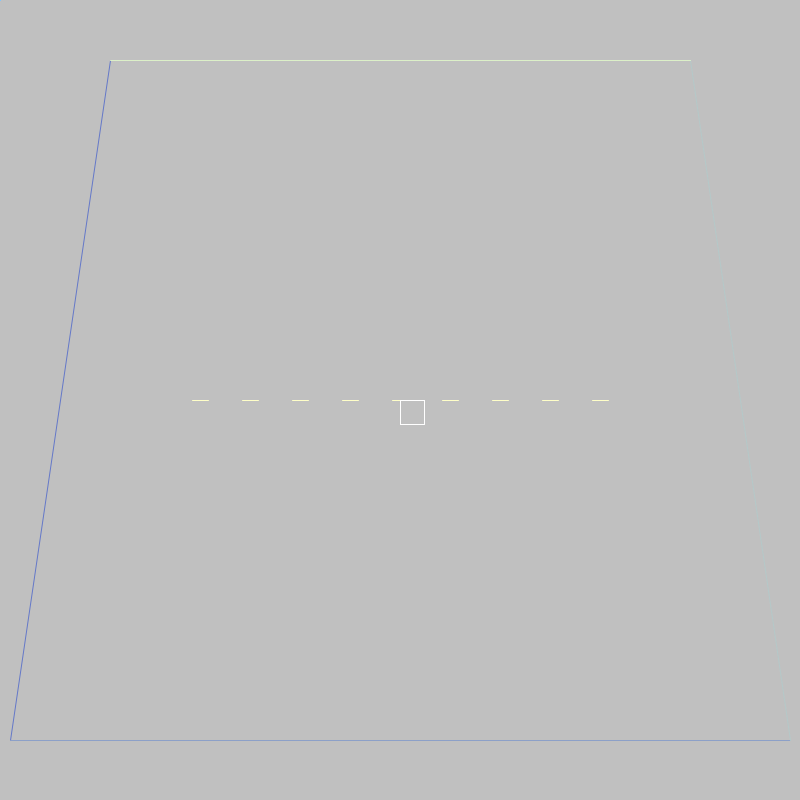
Frame 1 (no input)
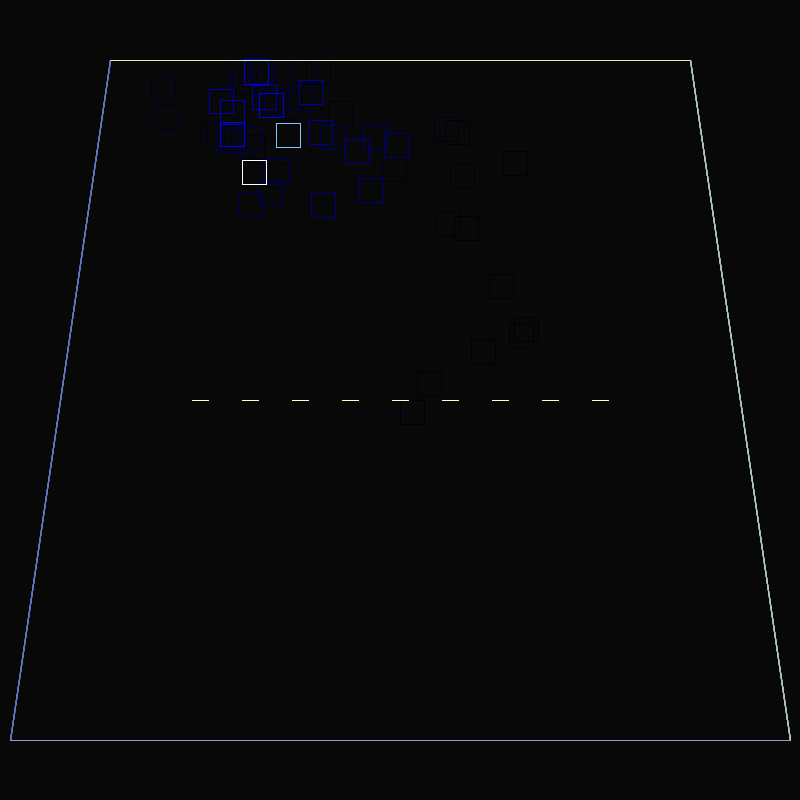
Frame 60 (the mouse pressed at the canvas centre just before this capture)
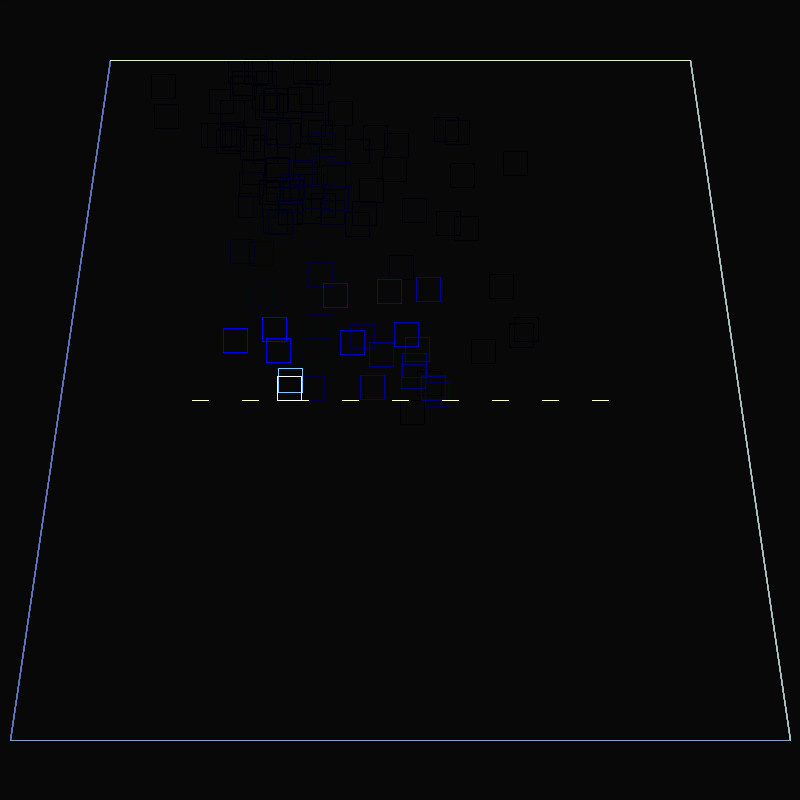
Frame 120 (the mouse held since frame 60 and released just before this capture)

The Processing sketch that drew these frames (run headless with seeded random() and noise(); from frame 60 on, the mouse is pressed at the canvas centre):

// Processing sketch: collisionTest
// ── collisionTest.pde
/**
 * Collision detection
 */

float[] old, prev, bbox;
ArrayList<float[]> boundaries = new ArrayList<float[]>();
int padding = 60;
float epsilon = 0.5;
int skipover = 0;
boolean customtest = false;

/**
 * Boilerplate setup
 */
void setup() {
  size(800,800);
  CollisionDetection.init(this);
  ellipseMode(CENTER);
  frameRate(1000);
  reset();
}

/**
 * Reset the world
 */
void reset() {
  skipover = 0;

  int x = width/2, y=height/2, dx=24, dy=24;
  bbox = new float[]{x,y, x+dx,y, x+dx,y+dy, x,y+dy};
  prev = new float[]{0,0,0,0,0,0,0,0};
  old  = new float[]{0,0,0,0,0,0,0,0};

  boundaries.clear();
  boundaries.add(new float[]{padding+50,padding,padding-50,height-padding});
  boundaries.add(new float[]{padding-50,height-padding,width-padding+50,height-padding});
  boundaries.add(new float[]{width-padding+50,height-padding,width-padding-50,padding});
  boundaries.add(new float[]{width-padding-50,padding,padding+50,padding});

  boundaries.add(new float[]{-200 + width/2-dx/3,height/2, -200 + width/2+dx/3,height/2});
  boundaries.add(new float[]{-150 + width/2-dx/3,height/2, -150 + width/2+dx/3,height/2});
  boundaries.add(new float[]{-100 + width/2-dx/3,height/2, -100 + width/2+dx/3,height/2});
  boundaries.add(new float[]{ -50 + width/2-dx/3,height/2,  -50 + width/2+dx/3,height/2});
  boundaries.add(new float[]{   0 + width/2-dx/3,height/2,    0 + width/2+dx/3,height/2});
  boundaries.add(new float[]{  50 + width/2-dx/3,height/2,   50 + width/2+dx/3,height/2});
  boundaries.add(new float[]{ 100 + width/2-dx/3,height/2,  100 + width/2+dx/3,height/2});
  boundaries.add(new float[]{ 150 + width/2-dx/3,height/2,  150 + width/2+dx/3,height/2});
  boundaries.add(new float[]{ 200 + width/2-dx/3,height/2,  200 + width/2+dx/3,height/2});

}

/**
 * Boilerplate draw function
 */
void draw() {
  if(customtest) {
    noLoop();
/*
2707>  testing against: 740.0, 740.0, 740.0, 60.0
2707>   previous: 714.84, 713.32, 738.84, 713.32, 738.84, 737.32, 714.84, 737.32
2707>   current : 753.21, 659.82, 777.21, 659.82, 777.21, 683.82, 753.21, 683.82
*/
    
    float[] testline = {740.0, 740.0, 740.0, 60.0};
    float[] previous = {714.84, 713.32, 738.84, 713.32, 738.84, 737.32, 714.84, 737.32};
    float[] current = {753.21, 659.82, 777.21, 659.82, 777.21, 683.82, 753.21, 683.82};
    float[] correction = CollisionDetection.getLineRectIntersection(testline, previous, current);
    if(correction!=null) {
      background(255);
      stroke(0);
      line(testline[0],testline[1],testline[2],testline[3]);
      stroke(0,0,200);
      drawBox(previous);
      stroke(100,100,100);
      drawBox(current);
      stroke(255,0,0);
      float x = (current[0]+current[2])/2;
      float y = (current[1]+current[5])/2;
      float dx = correction[0];
      float dy = correction[1];
      line(x,y,x+dx,y+dy);
      ellipse(x,y,5,5);
      
      print(frameCount + "> corrected: ");
      for(int i=0; i<8; i+=2) {
        current[i] += dx;
        current[i+1] += dy;
        print(current[i] + ", "+ current[i+1]);
        if(i<6) { print(", "); }}
      println();

      if(current[0]<padding-epsilon || current[2]>width+epsilon-padding || current[1]<padding-epsilon || current[5]>height+epsilon-padding) {
        println("VIOLATION");
      }
    }
    return;
  }
  
  fill(0,15);
  rect(-1,-1,width+2,height+2);

/*
  if(bbox[0]<padding-epsilon || bbox[2]>width+epsilon-padding || bbox[1]<padding-epsilon || bbox[5]>height+epsilon-padding) {
    println(frameCount +"> box found in illegal position, noLoop will be called");
    noLoop();
    skipover++;
  }
*/

  // draw boundary and box
  int intensity = 0;
  for(float[] boundary: boundaries) {
    stroke(100 + intensity++*20,100 + intensity++*20,200);
    line(boundary[0], boundary[1], boundary[2], boundary[3]);
  }

  stroke(0,0,255);
  drawBox(old);

  stroke(127,200,255);
  drawBox(prev);

  stroke(255);
  drawBox(bbox);

  // try to update
  if(skipover!=1) {
    println("\n"+frameCount +"> advancing frame");

    skipover = 0;

    // set up the next frame's values
    nextFrame();
  
    // perform collision detection for these values
    boolean repositioned = false;
    for(float[] boundary: boundaries) {
      float[] correction = CollisionDetection.getLineRectIntersection(boundary, prev, bbox);
      if (correction != null) {
        updatePosition(correction[0], correction[1]);
        repositioned = true;
//        println(frameCount +"> blocked");
      }
    }
  }
}

// helper draw function for showing box wireframes
void drawBox(float[] boundingbox) {
  line(boundingbox[0], boundingbox[1], boundingbox[2], boundingbox[3]);
  line(boundingbox[2], boundingbox[3], boundingbox[4], boundingbox[5]);
  line(boundingbox[4], boundingbox[5], boundingbox[6], boundingbox[7]);
  line(boundingbox[6], boundingbox[7], boundingbox[0], boundingbox[1]);
}

/**
 * Move the actor by some random x/y value.
 * (constrained by padding in the function)
 *
 * This move is treated as a "next frame" position.
 */
void nextFrame() {
  arrayCopy(prev,0,old,0,8);
  arrayCopy(bbox,0,prev,0,8);
  float dx = random(-padding,padding),
        dy = random(-padding,padding);
  updatePosition(dx,dy);
}

/**
 * Move the actor by some specific x/y value.
 * This move is NOT treated as a "next frame" position
 */
void updatePosition(float dx, float dy) {
  for(int i=0; i<8; i+=2) {
    bbox[i] += dx;
    bbox[i+1] += dy;
  }
}

void mouseClicked() { if(mouseButton==LEFT) reset(); loop(); }
void keyPressed() { reset(); loop(); }

//void println(String s) {}

// ── CollisionDetection.pde
/**
 * Alternative collision detection
 */
static class CollisionDetection {
  private static boolean debug = true;

  /**
   * Static classes need global sketch binding
   */
  private static PApplet sketch;
  public static void init(PApplet s) { sketch = s; } 

  /**
   * Perform line/rect intersection detection. Lines represent boundaries,
   * and rather than doing "normal" line/rect intersection using a
   * "box on a trajectory" that normal actor movement looks like, we pretend
   * the actor box remains stationary, and move the boundary in the opposite
   * direction with the same speed, which gives us a "boundary box", so that
   * we can perform box/box overlap detection instead.
   */
  static float[] getLineRectIntersection(float[] line, float[] previous, float[] current)
  {
    if(debug) sketch.println(sketch.frameCount + ">  testing against: "+arrayToString(line));
    if(debug) sketch.println(sketch.frameCount + ">   previous: "+arrayToString(previous));
    if(debug) sketch.println(sketch.frameCount + ">   current : "+arrayToString(current));

    // First, let's do some dot-product math, to find out whether or not
    // the actor's bounding box is even in range of the boundary.
    float x1=line[0], y1=line[1], x2=line[2], y2=line[3];
    float dx = x2-x1, dy = y2-y1, pv=PI/2.0,
          rdx = dx*cos(pv) - dy*sin(pv),
          rdy = dx*sin(pv) + dy*cos(pv);

    // determine range w.r.t. the starting point of the boundary.
    float[] dotProducts1 = getDotProducts(x1,y1,x2,y2, previous);

    // determine range w.r.t. the end point of the boundary.
    float[] dotProducts2 = getDotProducts(x2,y2,x1,y1, previous);

    // determine 'sidedness', relative to the boundary.
    float[] dotProducts3 = getDotProducts(x1,y1,x1+rdx,y1+rdy, previous);
    float[] dotProducts4 = getDotProducts(x1,y1,x1+rdx,y1+rdy, current);

    // compute the relevant feature values based on the dot products:
    int inRangeS = 4, inRangeE = 4, above = 0, aboveAfter = 0;
    for(int i=0; i<8; i+=2) {
      if (dotProducts1[i] < 0) { inRangeS--; }
      if (dotProducts2[i] < 0) { inRangeE--; }
      if (dotProducts3[i] <= 0) { above++; }
      if (dotProducts4[i] <= 0) { aboveAfter++; }}

    if(debug) sketch.println(sketch.frameCount +">    dotproduct result: "+inRangeS+"/"+inRangeE+"/"+above+"/"+aboveAfter);

    // make sure to short-circuit if the actor cannot
    // interact with the boundary because it is out of range.
    if (inRangeS == 0 || inRangeE == 0) {
      if(debug) sketch.println(sketch.frameCount +">   this boundary is not involved in collisions for this frame.");
      return null;
    }
    
    if (above>0 && aboveAfter>above) {
      if(debug) sketch.println(sketch.frameCount +">   this box is not involved in collisions for this frame (1).");
      return null;
    }
    
    if (above==4 && aboveAfter==4) {
      if(debug) sketch.println(sketch.frameCount +">   this box is not involved in collisions for this frame (2).");
      return null;
    }

    // Now then, let's determine whether overlap will occur.
    boolean found = false;

    // We're in bounds: if 'above' is 4, meaning that our previous
    // actor frame is on the blocking side of a boundary,  and
    // 'aboveAfter' is 0, meaning its current frame is on the other
    // side of the boundary, then a collision MUST have occurred.
    if (above==4 && aboveAfter==0) {
      // note that in this situation, the overlap may look
      // like full containment, where the actor's bounding
      // box is fully contained by the boundary's box.
      found = true;
      if(debug) sketch.println(sketch.frameCount +">     collision detected (due to full containment).");
    }

    else {
      // We're in bounds: do box/box intersection checking
      // using the 'previous' box and the boundary-box.
      dx = previous[0] - current[0];
      dy = previous[1] - current[1];
      
      // form boundary box
      float[] bbox = {line[0], line[1],
                      line[2], line[3],
                      line[2]+dx, line[3]+dy,
                      line[0]+dx, line[1]+dy};
      
      // do any of the "previous" edges intersect
      // with any of the "boundary box" edges?
      int i,j;
      float[] p = previous, b = bbox, intersection;
      for(i=0; i<8; i+=2) {
        for(j=0; j<8; j+=2) {
          intersection = getLineLineIntersection(p[i], p[i+1], p[(i+2)%8], p[(i+3)%8], b[j], b[j+1], b[(j+2)%8], b[(j+3)%8], false, true);
          if (intersection != null) {
            found = true;
            if(debug) sketch.println(sketch.frameCount +">     collision detected on a box edge (box overlap).");
          }
        }
      }
    }
    
    // Have we signaled any overlap?
    if (found) {
      float[] distances = getCornerDistances(x1,y1,x2,y2, previous, current);
      int[] corners = rankCorners(distances);

      if(debug) {
        sketch.print(sketch.frameCount + ">      corner distances: ");
        for(int i=0; i<4; i++) {
          sketch.print(corners[i]+"="+distances[corners[i]]);
          if(i<3) sketch.print(", "); }
        sketch.println();
      }

      // Get the corner on the previous and current actor bounding
      // box that will "hit" the boundary first.
      int corner = 0;
      float xp = previous[corners[corner]],
            yp = previous[corners[corner]+1],
            xc = current[corners[corner]],
            yc = current[corners[corner]+1];

      // The trajectory for this point may intersect with
      // the boundary. If it does, we'll have all the information
      // we need to move the actor back along its trajectory by
      // an amount that will place it "on" the boundary, at the right spot.
      float[] intersection = getLineLineIntersection(xp,yp,xc,yc, x1,y1,x2,y2, false, true);

      if (intersection==null) {
        println("nearest-to-boundary is actually not on the boundary itself. More complex math is required!");

        // it's also possible that the first corner to hit the boundary
        // actually never touches the boundary because it intersects only
        // if the boundary is infinitely long. So... let's make that happen:
        intersection = getLineLineIntersection(xp,yp,xc,yc, x1,y1,x2,y2, false, false);

        if (intersection==null) {
          println("line extension alone is not enough...");
          
          // FIXME: this is not satisfactory! A real solution should be implemented!
          return new float[]{xp-xc, yp-yc}; // effect a full rewind for now
        }

        return new float[]{intersection[0] - xc, intersection[1] - yc};
      }
      
      // if we get here, there was a normal trajectory
      // intersection with the boundary. Computing the
      // corrective values by which to move the current
      // frame's bounding box is really simple:
      dx = intersection[0] - xc;
      dy = intersection[1] - yc;

      if(debug) sketch.println(sketch.frameCount +">      suggested correction: dx="+dx+", dy="+dy);

      return new float[]{dx, dy};
    }

    return null;
  }
  
  /**
   * For each corner in an object's bounding box, get the distance from its "previous"
   * box to the line defined by (x1,y1,x2,y2). Return this as float[8], corresponding
   * to the bounding box array format.
   */
  static float[] getCornerDistances(float x1, float y1, float x2, float y2, float[] previous, float[] current) {
    float[] distances = {0,0,0,0,0,0,0,0}, intersection;
    float dx, dy;
    for(int i=0; i<8; i+=2) {
      intersection = getLineLineIntersection(x1,y1,x2,y2, previous[i], previous[i+1], current[i], current[i+1], false, false);
      if (intersection == null) {
        continue;
      }
      dx = intersection[0] - previous[i];
      dy = intersection[1] - previous[i+1];
      distances[i] = sqrt(dx*dx+dy*dy);
      distances[i+1] = distances[i];
    }
    return distances;
  }
  
  
  /**
   * Get the intersection coordinate between two lines segments,
   * using fairly standard, if a bit lenghty, linear algebra.
   */
  static float[] getLineLineIntersection(float x1, float y1, float x2, float y2, float x3, float y3, float x4, float y4, boolean colinearity, boolean segments)
  {
    float epsilon = 0.1;
    // convert lines to the generatised form [a * x + b + y = c]
    float a1 = -(y2 - y1), b1 = (x2 - x1), c1 = (x2 - x1) * y1 - (y2 - y1) * x1;
    float a2 = -(y4 - y3), b2 = (x4 - x3), c2 = (x4 - x3) * y3 - (y4 - y3) * x3;
    // find their intersection
    float d = a1 * b2 - a2 * b1;
    if (d == 0) {
      // Two lines are parallel: we are not interested in the
      // segment if the points are not colinear.
      if (!colinearity || (x2 - x3) * (y2 - y1) != (y2 - y3) * (x2 - x1)) {
        return null; 
      }
      // Solve the algebraic functions [x = (x1 - x0) * t + x0] for t
      float t1 = x3 != x4 ? (x1 - x3) / (x4 - x3) : (y1 - y3) / (y4 - y3);
      float t2 = x3 != x4 ? (x2 - x3) / (x4 - x3) : (y2 - y3) / (y4 - y3);
      if ((t1 < 0 && t2 < 0) || (t1 > 1 && t2 > 1)) {
        // points 1 and 2 are outside the points 3 and 4 segment
        return null;
      }
      // Clamp t values to the interval [0, 1]
      t1 = t1 < 0 ? 0 : t1 > 1 ? 1 : t1;
      t2 = t2 < 0 ? 0 : t2 > 1 ? 1 : t2;
      return new float[]{(x4 - x3) * t1 + x3, (y4 - y3) * t1 + y3,
              (x4 - x3) * t2 + x3, (y4 - y3) * t2 + y3};
    }
    // not colinear - find the intersection point
    else {
      float x = (c1 * b2 - c2 * b1) / d;
      float y = (a1 * c2 - a2 * c1) / d;
      // make sure the point can be found on both segments.
      if (segments && (x < min(x1, x2) - epsilon || max(x1, x2) + epsilon < x ||
                       y < min(y1, y2) - epsilon || max(y1, y2) + epsilon < y ||
                       x < min(x3, x4) - epsilon || max(x3, x4) + epsilon < x ||
                       y < min(y3, y4) - epsilon || max(y3, y4) + epsilon < y)) {
        // not on either, or both, segments.
        return null;
      }
      return new float[]{x, y};
    }
  }


  /**
   * compute the dot product between all corner points of a
   * bounding box, and a boundary line with origin ox/oy
   * and end point tx/ty.
   */
  static float[] getDotProducts(float ox, float oy, float tx, float ty, float[] bbox) {
    float dotx = tx-ox, doty = ty-oy,
          otlen = sqrt(dotx*dotx + doty*doty),
          dx, dy, len, dotproduct;
  
    dotx /= otlen;
    doty /= otlen;
    
    float[] dotProducts = new float[8];
  
    for(int i=0; i<8; i+=2) {
      dx = bbox[i]-ox;
      dy = bbox[i+1]-oy;
      len = sqrt(dx*dx+dy*dy);
      dx /= len;
      dy /= len;
      dotproduct = dx*dotx + dy*doty;
      dotProducts[i] = dotproduct;
    }
  
    return dotProducts;
  }


  /**
   * Rank the corner points for a bounding box
   * based on it's distance to the boundary,
   * along its trajectory path.
   *
   * We rank by decreasing distance.
   */
  // FIXME: this is a pretty fast code, but there might be
  //        better ways to achieve the desired result.
  static int[] rankCorners(float[] distances) {
    int[] corners = {0,0,0,0};
    float corner1v=999999, corner2v=corner1v, corner3v=corner1v, corner4v=corner1v, distance;
    int   corner1=-1, corner2=-1, corner3=-1, corner4=-1;

    for(int i=0; i<8; i+=2) {
      distance = distances[i];
      if (distance < corner1v) { 
        corner4v = corner3v;  corner4 = corner3;
        corner3v = corner2v;  corner3 = corner2;
        corner2v = corner1v;  corner2 = corner1;
        corner1v = distance;  corner1 = i; 
        continue; }
      if (distance < corner2v) {
        corner4v = corner3v;  corner4 = corner3;
        corner3v = corner2v;  corner3 = corner2;
        corner2v = distance;  corner2 = i;
        continue; }
      if (distance < corner3v) {
        corner4v = corner3v;  corner4 = corner3;
        corner3v = distance;  corner3 = i;
        continue; }
      corner4v = distance;  corner4 = i;
    }

    // Set up the corners, ranked by
    // proximity to the boundary.
    corners[0] = corner1;
    corners[1] = corner2;
    corners[2] = corner3;
    corners[3] = corner4;
    return corners;
  }


  /**
   * Check if a bounding box's dot product
   * information implies it's safe, or blocked.
   */
  static boolean permitted(float[] dotProducts) {
    for(int i=0; i<8; i+=2) {
      if (dotProducts[i]>0)
        return true; }
    return false;
  }


  /**
   * Simple drawing helper function
   */
  static void drawBox(float[] boundingbox) {
    sketch.line(boundingbox[0], boundingbox[1], boundingbox[2], boundingbox[3]);
    sketch.line(boundingbox[2], boundingbox[3], boundingbox[4], boundingbox[5]);
    sketch.line(boundingbox[4], boundingbox[5], boundingbox[6], boundingbox[7]);
    sketch.line(boundingbox[6], boundingbox[7], boundingbox[0], boundingbox[1]);
  }

  /**
   * Simple printing helper function
   */
  static String arrayToString(float[] arr) {
    String str = "";
    for(int i=0; i<arr.length; i++) {
      str += int(100*arr[i])/100.0;
      if(i<arr.length-1) { str += ", "; }}
    return str;
  }  
}
